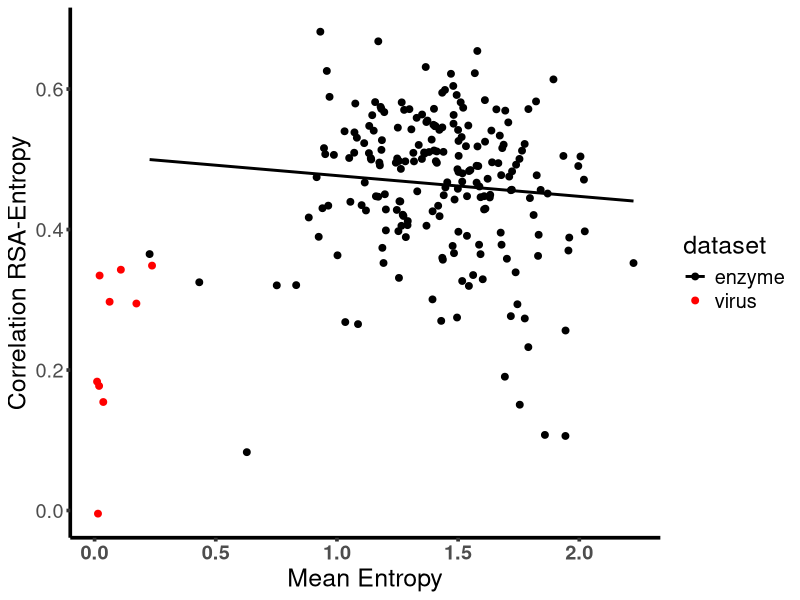
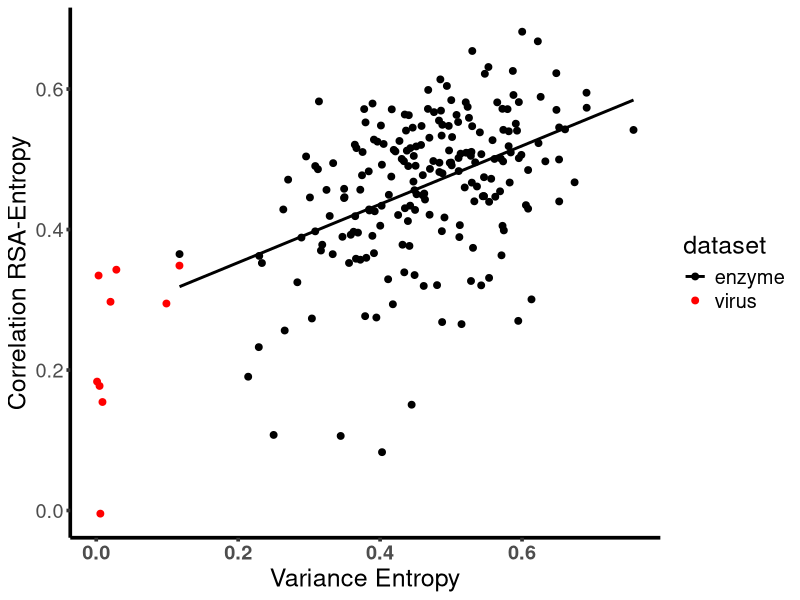
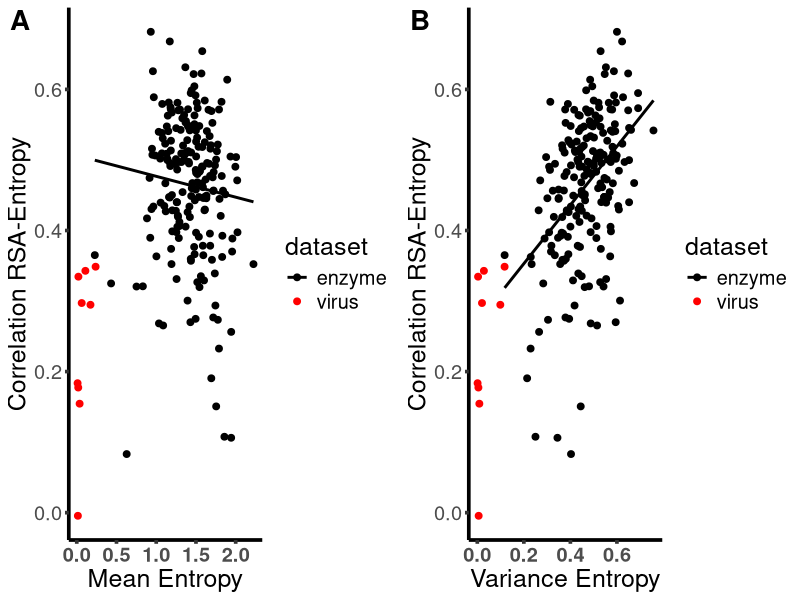
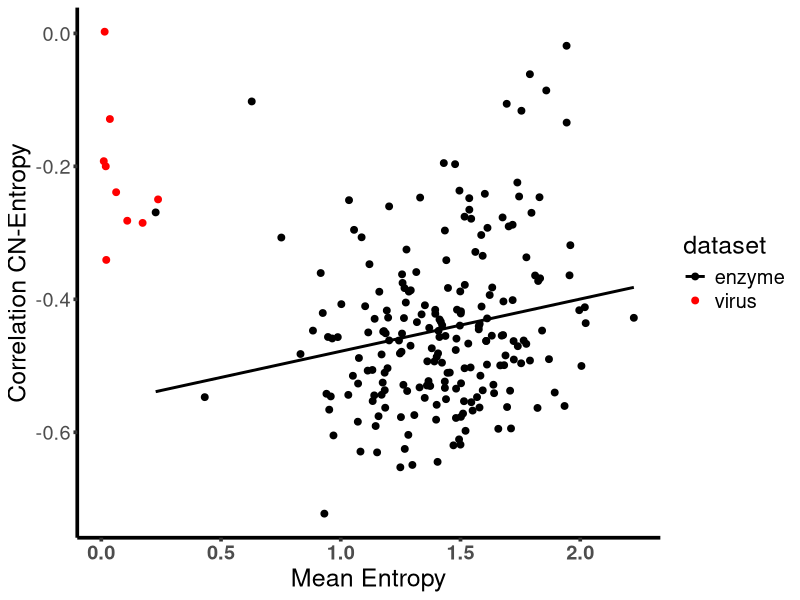
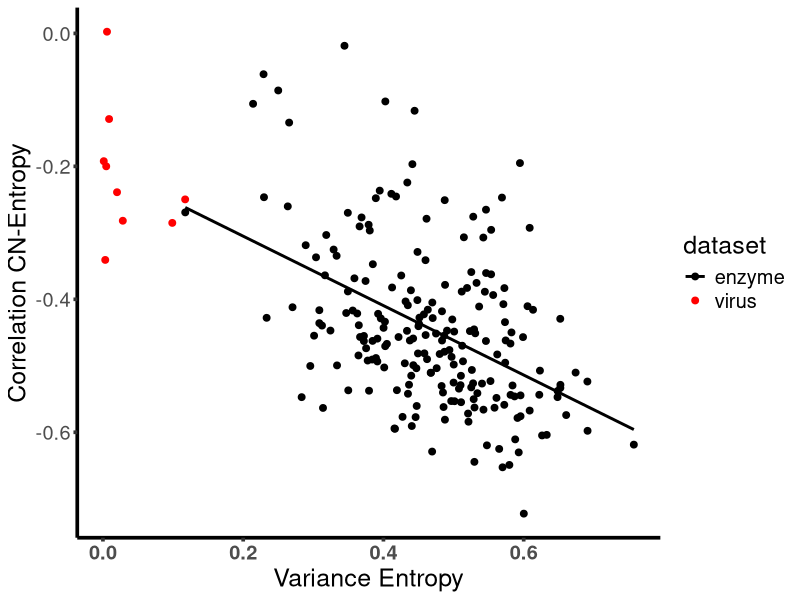
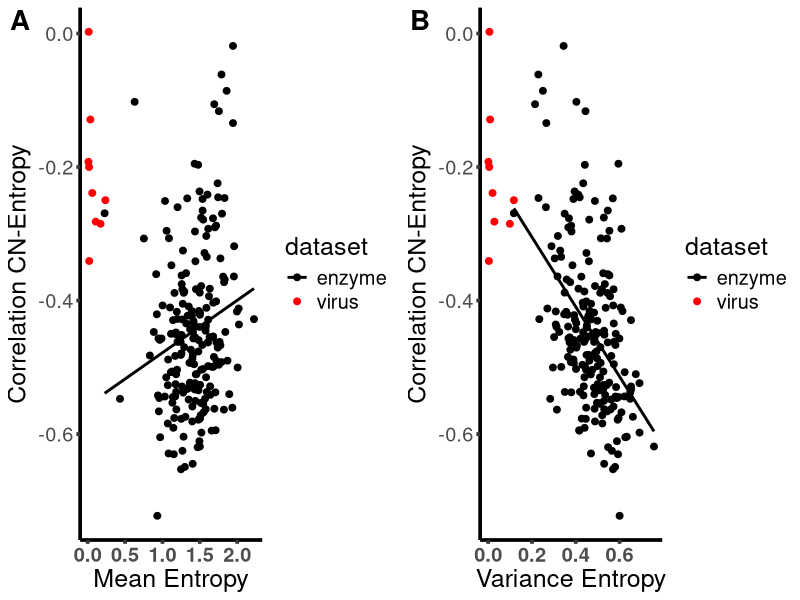
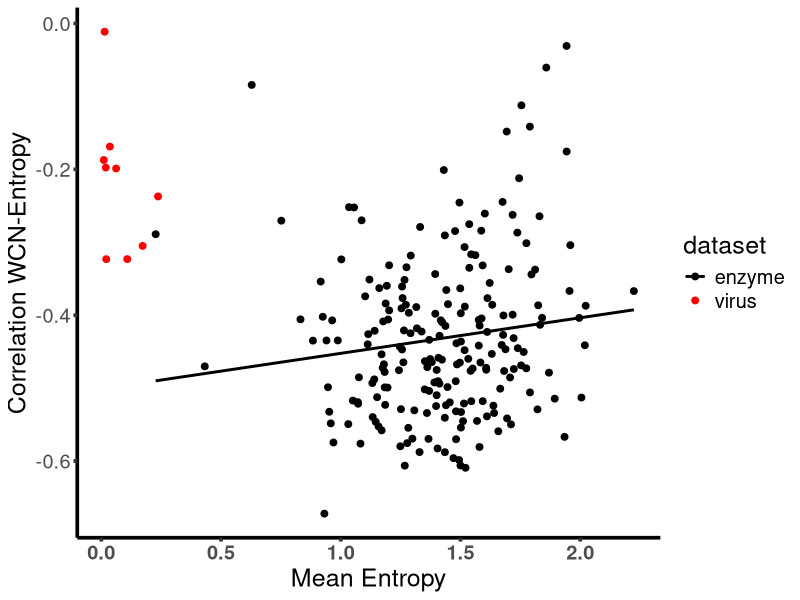
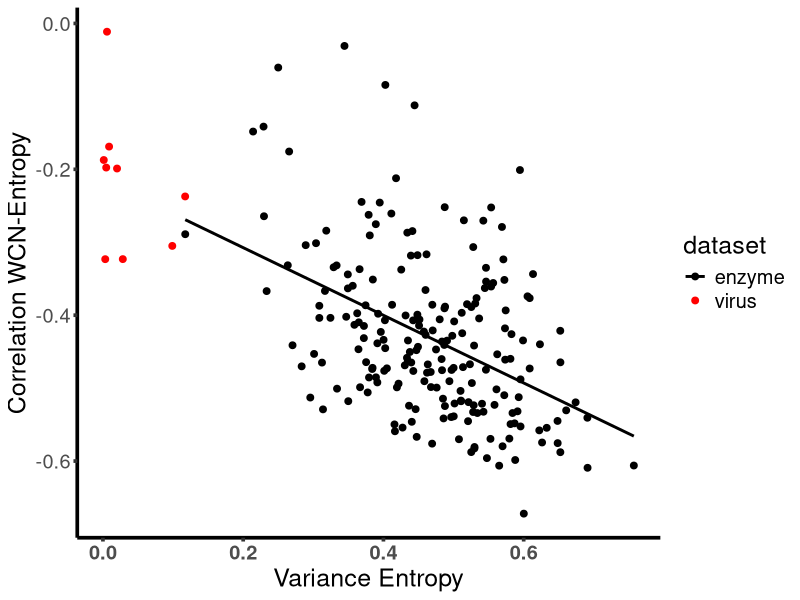

Source code (R) for these figures, in order:
library(dplyr)
library(ggplot2)
library(cowplot)

correlation_data = read.csv("../data_summaries/output_files/all_protein_summary_stats.csv")
correlation_data = rename(correlation_data, dataset = data_id)
enzyme_data = filter(correlation_data, dataset == "enzyme")

p1 = ggplot(correlation_data, aes(x = mean_entropy, y = rsa_entropy_rho, color = dataset)) +
	theme_classic() + 
  	xlab("Mean Entropy") + 
  	ylab("Correlation RSA-Entropy") + 
  	theme(text = element_text(size = 18)) + 
  	theme(axis.text.x = element_text(face="bold")) + 
  	theme(axis.line = element_line(size = 1.25)) + 
  	theme(axis.ticks = element_line(size = 1.25)) + 
  	geom_point(size = 2) + 
  	stat_smooth(method = "lm", se = F, data = enzyme_data) + 
  	scale_color_manual(values = c("black", "red"))
  	  	
  	ggsave("../figures/mean_entropy_rsa_cor.pdf", plot = p1, height = 4.5, width = 6)

p2 = ggplot(correlation_data, aes(x = var_entropy, y = rsa_entropy_rho, color = dataset)) +
	theme_classic() + 
  	xlab("Variance Entropy") + 
  	ylab("Correlation RSA-Entropy") + 
  	 theme(text = element_text(size = 18)) + 
  	theme(axis.text.x = element_text(face="bold")) + 
  	theme(axis.line = element_line(size = 1.25)) + 
  	theme(axis.ticks = element_line(size = 1.25)) + 
  	geom_point(size = 2) +
  	stat_smooth(method = "lm", se = F, data = enzyme_data) + 
  	scale_color_manual(values = c("black", "red")) 
 
  	
	ggsave("../figures/var_entropy_rsa_cor.pdf", plot = p2, height = 4, width = 6)

  
mean_entropy_plot = plot_grid(p1, p2, rows = 1, labels = c("A", "B"),label_size = 20)
ggsave("../figures/entropy_rsa_cor.pdf", plot = mean_entropy_plot, height = 4.5, width = 12)

p3 = ggplot(correlation_data, aes(x = mean_entropy, y = cn_entropy_rho, color = dataset)) +
	theme_classic() + 
  	xlab("Mean Entropy") + 
  	ylab("Correlation CN-Entropy") + 
  	theme(text = element_text(size = 18)) + 
  	theme(axis.text.x = element_text(face="bold")) + 
  	theme(axis.line = element_line(size = 1.25)) + 
  	theme(axis.ticks = element_line(size = 1.25)) + 
  	geom_point(size = 2) + 
  	stat_smooth(method = "lm", se = F, data = enzyme_data) + 
  	scale_color_manual(values = c("black", "red")) 

  	 
  	ggsave("../figures/mean_entropy_cn_cor.pdf", plot  = p3, height = 4.5, width = 6)
  	

p4 = ggplot(correlation_data, aes(x = var_entropy, y = cn_entropy_rho, color = dataset)) +
	theme_classic() + 
  	xlab("Variance Entropy") + 
  	ylab("Correlation CN-Entropy") + 
  	theme(text = element_text(size = 18)) + 
  	theme(axis.text.x = element_text(face="bold")) + 
  	theme(axis.line = element_line(size = 1.25)) + 
  	theme(axis.ticks = element_line(size = 1.25)) + 
  	geom_point(size = 2) +
  	stat_smooth(method = "lm", se = F, data = enzyme_data) + 
   	scale_color_manual(values = c("black", "red")) 
 	
  	
  	 
  	ggsave("../figures/var_entropy_cn_cor.pdf", plot  = p4, height = 4.5, width = 6)

mean_cn_plot = plot_grid(p3, p4, rows = 1, labels = c("A", "B"), label_size = 20)
ggsave("../figures/entropy_cn_cor.pdf", plot = mean_cn_plot, height = 4.5, width = 12)


p5 = ggplot(correlation_data, aes(x = mean_entropy, y = wcn_entropy_rho, color = dataset)) +
	theme_classic() + 
	xlab("Mean Entropy") + 
  	ylab("Correlation WCN-Entropy") +  
	theme(text = element_text(size = 18)) + 
  	theme(axis.text.x = element_text(face="bold")) + 
  	theme(axis.line = element_line(size = 1.25)) + 
  	theme(axis.ticks = element_line(size = 1.25)) + 
  	geom_point(size = 2) +
  	stat_smooth(method = "lm", se = F, data = enzyme_data) + 
  	scale_color_manual(values = c("black", "red")) 

  	
  	
	ggsave("../figures/mean_entropy_wcn_cor.pdf", plot = p5, height = 4.5, width = 6)

p6 = ggplot(correlation_data, aes(x = var_entropy, y = wcn_entropy_rho, color = dataset)) +
	theme_classic() +
	xlab("Variance Entropy") + 
  	ylab("Correlation WCN-Entropy") +
	theme(text = element_text(size = 18)) + 
  	theme(axis.text.x = element_text(face="bold")) + 
  	theme(axis.line = element_line(size = 1.25)) + 
  	theme(axis.ticks = element_line(size = 1.25)) + 
  	geom_point(size = 2) + 
  	stat_smooth(method = "lm", se = F, data = enzyme_data) + 
  	scale_color_manual(values = c("black", "red")) 
  	
  	ggsave("../figures/var_entropy_wcn_cor.pdf", plot  = p6, height = 4.5, width = 6) 


mean_wcn_plot = plot_grid(p5, p6, rows = 1, labels = c("A", "B"), label_size = 20)
ggsave("../figures/entropy_wcn_cor.pdf", plot = mean_wcn_plot, height = 4.5, width = 12)


p7 = ggplot(correlation_data, aes(x = var_rate, y = rate_rsa_rho, color = dataset)) +
	theme_classic() +
	xlab("Variance Rate4Site") + 
  	ylab("Correlation RSA-Rate4Site") +
	theme(text = element_text(size = 18)) + 
  	theme(axis.text.x = element_text(face="bold")) + 
  	theme(axis.line = element_line(size = 1.25)) + 
  	theme(axis.ticks = element_line(size = 1.25)) + 
  	geom_point(size = 2) +  
  	stat_smooth(method = "lm", se = F, data = enzyme_data) + 
   	scale_color_manual(values = c("black", "red")) 

  	
  	ggsave("../figures/var_rate_rsa_cor.pdf", plot = p7, height = 4.5, width = 6) 

p8 = ggplot(correlation_data, aes(x = var_rate, y = rate_cn_rho, color = dataset)) +
	theme_classic() +
	xlab("Variance Rate4Site") + 
  	ylab("Correlation CN-Rate4Site") +
	theme(text = element_text(size = 18)) + 
  	theme(axis.text.x = element_text(face="bold")) + 
  	theme(axis.line = element_line(size = 1.25)) + 
  	theme(axis.ticks = element_line(size = 1.25)) + 
  	geom_point(size = 2) +
  	stat_smooth(method = "lm", se = F, data = enzyme_data) + 
  	scale_y_continuous(limits = c(-0.8, 0.2)) + 
  	scale_color_manual(values = c("black", "red")) 

  	
  	ggsave("../figures/var_rate_cn_cor.pdf", plot = p8, height = 4.5, width = 6) 
	
p9 = ggplot(correlation_data, aes(x = var_rate, y = rate_wcn_rho, color = dataset)) +
	theme_classic() +
	xlab("Variance Rate4Site") + 
  	ylab("Correlation WCN-Rate4Site") +
	theme(text = element_text(size = 18)) + 
  	theme(axis.text.x = element_text(face="bold")) + 
  	theme(axis.line = element_line(size = 1.25)) + 
  	theme(axis.ticks = element_line(size = 1.25)) + 
  	geom_point(size = 2) + 
  	stat_smooth(method = "lm", se = F, data = enzyme_data) + 
  	scale_y_continuous(limits = c(-0.8, 0.2)) + 
  	scale_color_manual(values = c("black", "red")) 
 	
  	ggsave("../figures/var_rate_wcn_cor.pdf", plot = p9, height = 4.5, width = 6) 
	
	
mean_rate_plot = plot_grid(p8, p9, rows = 1, labels = c("A", "B"), label_size = 20)
ggsave("../figures/rate_cor.pdf", plot = mean_rate_plot, height = 4.5, width = 12)

	
p10 = ggplot(correlation_data, aes(x = var_entropy, y = rate_wcn_rho, color = dataset)) +
	theme_classic() +
	xlab("Variance Entropy") + 
  	ylab("Correlation WCN-Rate4Site") +
	theme(text = element_text(size = 18)) + 
  	theme(axis.text.x = element_text(face="bold")) + 
  	theme(axis.line = element_line(size = 1.25)) + 
  	theme(axis.ticks = element_line(size = 1.25)) + 
  	geom_point(size = 2) + 
  	stat_smooth(method = "lm", se = F, data = enzyme_data) + 
  	scale_color_manual(values = c("black", "red")) 
 	
  	ggsave("../figures/var_entropy_rate_cor.pdf", plot = p10, height = 4.5, width = 6)  